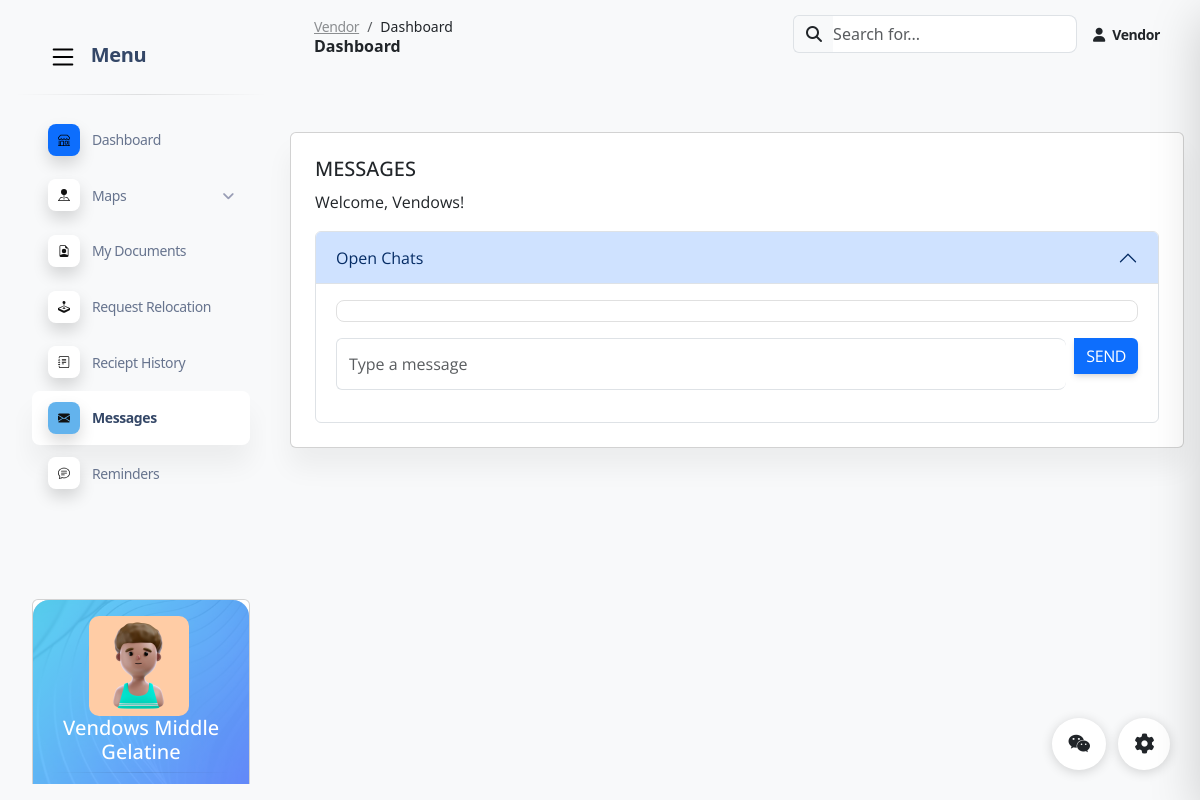
The app's page /VMmessages.php (signed in) with its own data.
### tables this page shows
CREATE TABLE `vendors` (
  `Vendor_Status` enum('ACTIVE','INACTIVE','ON PROCESS','ON HOLD','DEACTIVATED','ON TRANSFER') NOT NULL DEFAULT 'ACTIVE',
  `vendor_id` bigint(20) NOT NULL,
  `username` varchar(50) NOT NULL,
  `password` varchar(50) NOT NULL,
  `first_name` varchar(255) DEFAULT NULL,
  `middle_name` varchar(255) DEFAULT NULL,
  `last_name` varchar(255) DEFAULT NULL,
  `age` int(11) DEFAULT NULL,
  `address` varchar(255) DEFAULT NULL,
  `email_add` varchar(255) DEFAULT NULL,
  `contact_no` varchar(20) DEFAULT NULL,
  `started_date` varchar(255) DEFAULT NULL,
  `payment_due` varchar(255) DEFAULT NULL
);

### VMmessages.php (the view, shortened to what this page needs)
<?php
$vendor_id = $_SESSION['vendor_id'];
include('database_config.php');
$conn = new mysqli($db_host, $db_user, $db_password, $db_name);
$sql = "
    SELECT v.*, b.*
    FROM vendors v
    JOIN (
        SELECT * FROM building_a WHERE vendor_id = ?
        UNION
        SELECT * FROM building_b WHERE vendor_id = ?
        UNION
        SELECT * FROM building_c WHERE vendor_id = ?
        UNION
        SELECT * FROM building_d WHERE vendor_id = ?
        UNION
        SELECT * FROM building_e WHERE vendor_id = ?
        UNION
        SELECT * FROM building_f WHERE vendor_id = ?
        UNION
        SELECT * FROM building_g WHERE vendor_id = ?
        UNION
        SELECT * FROM building_h WHERE vendor_id = ?
        UNION
        SELECT * FROM building_i WHERE vendor_id = ?
        UNION
        SELECT * FROM building_j WHERE vendor_id = ?
    ) b ON v.vendor_id = b.vendor_id
";
$values = array_fill(0, 10, $vendor_id);
$stmt = $conn->prepare($sql);
$types = str_repeat('i', count($values));
$stmt->bind_param($types, ...$values);
$stmt->execute();
$result = $stmt->get_result();
$vendor = $result->fetch_assoc();
?>
<!DOCTYPE html>
<html lang="en">
<head>
  <link href="assets2/css/nucleo-icons.css" rel="stylesheet" />
  <link href="assets2/css/nucleo-svg.css" rel="stylesheet" />
  <link href="assets2/css/nucleo-svg.css" rel="stylesheet" />
  <link id="pagestyle" href="assets2/css/soft-ui-dashboard.css?v=1.0.7" rel="stylesheet" />
  <link href="https://stackpath.bootstrapcdn.com/bootstrap/5.3.0/css/bootstrap.min.css" rel="stylesheet">
</head>
<body class="g-sidenav-show  bg-gray-100">
  <aside class="sidenav navbar navbar-vertical navbar-expand-xs border-0 border-radius-xl my-3 fixed-start ms-3 " id="sidenav-main">
    <div class="sidenav-header">
      <a class="navbar-brand m-0" href="#" target="_blank">
        <span class="ms-2 font-weight-bold">Menu</span>
      </a>
    </div>
    <hr class="horizontal dark mt-0">
    <div class="collapse navbar-collapse  w-auto " id="sidenav-collapse-main">
      <ul class="navbar-nav">
        <li class="nav-item">
          <a class="nav-link" href="Vendor.php">
            <div class="icon icon-shape icon-sm shadow border-radius-md bg-primary text-center me-2 d-flex align-items-center justify-content-center">
            </div>
            <span class="nav-link-text ms-1">Dashboard</span>
          </a>
        </li>
        <li class="nav-item">
          <a class="nav-link collapsed" href="#" data-bs-toggle="collapse" data-bs-target="#collapseMaps" aria-expanded="false" aria-controls="collapseMaps">
            <div class="icon icon-shape icon-sm shadow border-radius-md bg-white text-center me-2 d-flex align-items-center justify-content-center">
            </div>
            <span class="nav-link-text ms-1">Maps</span>
          </a>
        </li>
        <li class="nav-item">
          <a class="nav-link " href="VMDocuments.php">
            <div class="icon icon-shape icon-sm shadow border-radius-md bg-white text-center me-2 d-flex align-items-center justify-content-center">
            </div>
            <span class="nav-link-text ms-1">My Documents</span>
          </a>
        </li>
        <li class="nav-item">
          <a class="nav-link  " href="VMRelocation.php">
            <div class="icon icon-shape icon-sm shadow border-radius-md bg-white text-center me-2 d-flex align-items-center justify-content-center">
            </div>
            <span class="nav-link-text ms-1">Request Relocation</span>
          </a>
        </li>
        <li class="nav-item">
          <a class="nav-link  " href="VMRecieptHistory.php">
            <div class="icon icon-shape icon-sm shadow border-radius-md bg-white text-center me-2 d-flex align-items-center justify-content-center">
            </div>
            <span class="nav-link-text ms-1">Reciept History</span>
          </a>
        </li>
        <li class="nav-item">
          <a class="nav-link active" href="VMmessages.php">
            <div
              class="icon icon-shape icon-sm shadow border-radius-md bg-white text-center me-2 d-flex align-items-center justify-content-center">
            </div>
            <span class="nav-link-text ms-1">Messages</span>
          </a>
        </li>
        <li class="nav-item">
          <a class="nav-link  " href="VMCommunication.php">
            <div class="icon icon-shape icon-sm shadow border-radius-md bg-white text-center me-2 d-flex align-items-center justify-content-center">
            </div>
            <span class="nav-link-text ms-1">Reminders</span>
          </a>
        </li>
      </ul>
    </div>
    <div class="sidenav-footer mx-3 mt-5">
      <div class="card card-background shadow-none card-background-mask-info" id="sidenavCard">
        <div class="card-body text-start p-3 w-100">
          <img src="image/profile.jpg" alt="profile" style="min-width: 20px; min-height: 20px; height: 100px; width: 100px; border-radius: 10px; margin-left: 40px;">
          <h5 class="text-center">
    <?php
    if (!isset($vendor['first_name']) || $vendor['first_name'] === "" || !isset($vendor['last_name']) || $vendor['last_name'] === "") {
        echo "EMPTY";
    } else {
        echo htmlspecialchars($vendor['first_name']) . ' ' . htmlspecialchars($vendor['middle_name']) . ' ' . htmlspecialchars($vendor['last_name']);
    }
    ?>
</h5>
          <hr class="horizontal dark mt-0">
        </div>
      </div>
    </div>
  </aside>
  <main class="main-content position-relative max-height-vh-100 h-100 border-radius-lg ">
    <nav class="navbar navbar-main navbar-expand-lg px-0 mx-4 shadow-none border-radius-xl" id="navbarBlur" navbar-scroll="true">
      <div class="container-fluid py-1 px-3">
        <nav aria-label="breadcrumb">
          <ol class="breadcrumb bg-transparent mb-0 pb-0 pt-1 px-0 me-sm-6 me-5">
            <li class="breadcrumb-item text-sm"><a class="opacity-5 text-dark" href="javascript:;">Vendor</a></li>
            <li class="breadcrumb-item text-sm text-dark active" aria-current="page">Dashboard</li>
          </ol>
          <h6 class="font-weight-bolder mb-0">Dashboard</h6>
        </nav>
        <div class="collapse navbar-collapse mt-sm-0 mt-2 me-md-0 me-sm-4" id="navbar">
          <div class="ms-md-auto pe-md-3 d-flex align-items-center">
            <div class="input-group">
              <span class="input-group-text text-body"><i class="fas fa-search" aria-hidden="true"></i></span>
              <input type="text" class="form-control" placeholder="Search for...">
            </div>
          </div>
          <ul class="navbar-nav  justify-content-end">
            <li class="nav-item d-flex align-items-center">
              <a href="javascript:;" class="nav-link text-body font-weight-bold px-0">
                <i class="fa fa-user me-sm-1"></i>
                <span class="d-sm-inline d-none">Vendor</span>
              </a>
            </li>
          </ul>
        </div>
      </div>
    </nav>
    <div class="container-fluid py-4">
    <div class="row mt-4">
        <div class="d-grid gap-2 d-md-block py-3 px-3">
            <div class="card mb-3" style="max-width: 100%;">
                <div class="row g-0">
                    <div class="col-md-12">
                        <div class="card-body">
                            <h5 class="card-title">MESSAGES</h5>
                            <p>Welcome, <?php echo htmlspecialchars($vendor['first_name']); ?>!</p>
                            <div class="accordion" id="chatAccordion">
    <div class="accordion-item">
        <h2 class="accordion-header" id="headingOne">
            <button class="accordion-button" type="button" data-bs-toggle="collapse" data-bs-target="#collapseOne" aria-expanded="true" aria-controls="collapseOne">
                Open Chats
            </button>
        </h2>
        <div id="collapseOne" class="accordion-collapse collapse show" aria-labelledby="headingOne" data-bs-parent="#chatAccordion">
            <div class="accordion-body">
                <div id="message-box" style="max-height: 300px; overflow-y: auto; border: 1px solid #e0e0e0; padding: 10px; border-radius: 8px;">
                </div>
                <form id="message-form" class="mt-3">
                    <div class="input-group">
                        <input type="text" id="message-input" class="form-control" placeholder="Type a message" required />
                        <button type="submit" class="btn btn-primary ms-2">Send</button>
                    </div>
                </form>
            </div>
        </div>
    </div>
</div>
                        </div>
                    </div>
                </div>
            </div>
        </div>
    </div>
</div>
  </main>
  <div class="fixed-plugin">
    <a class="fixed-plugin-button text-dark position-fixed px-3 py-2">
      <i class="fa fa-cog py-2"> </i>
    </a>
  <link href="https://stackpath.bootstrapcdn.com/bootstrap/5.3.0/css/bootstrap.min.css" rel="stylesheet">
  </div>
  <div class="fixed-plugin">
    <a class="fixed-plugin-button text-dark position-fixed px-3 py-2 mx-6"  data-bs-toggle="offcanvas" data-bs-target="#offcanvasRight" aria-controls="offcanvasRight">
      <i class="fa fa-wechat py-2"  data-bs-toggle="offcanvas" data-bs-target="#offcanvasRight" aria-controls="offcanvasRight"> </i>
    </a>
  </div>
</body>
</html>

### assets2/css/nucleo-svg.css (style rules this page uses)
.icon { display: inline-block; color: #111111; height: 1em; width: 1em; }
.icon-sm { height: 0.8em; width: 0.8em; }
.icon { fill: currentColor; stroke: none; }

### records on screen
vendors: first_name "Vendows", middle_name "Middle", last_name "Gelatine"
